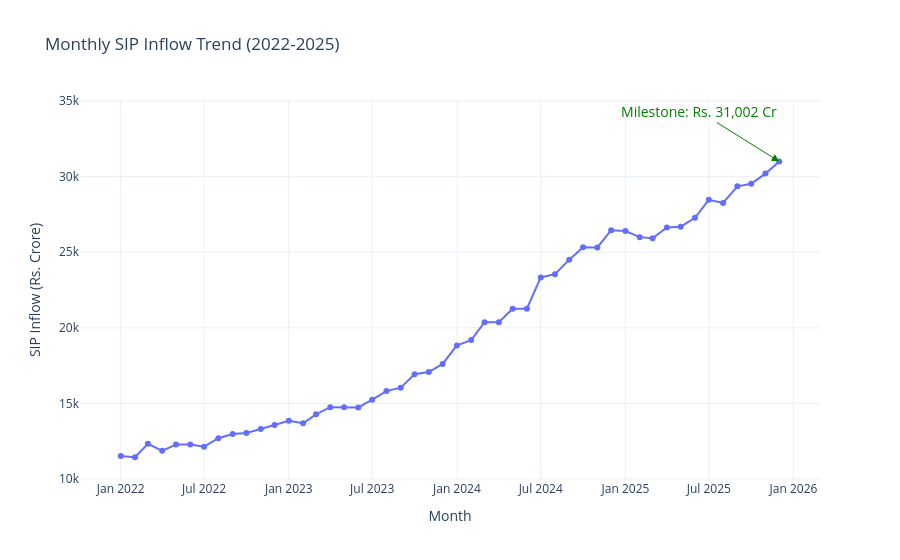

The notebook cell saved with this chart:
### Markdown cell above
## Task 3: SIP Inflow Trend
- Plotly line chart of Monthly SIP inflow (Jan 2022 - Dec 2025)
- Mark the Rs.31,002 Cr milestone (Dec 2025).

### Code cell
import pandas as pd
import plotly.express as px
from pathlib import Path

# Robustly resolve project root
project_root = Path.cwd()
if project_root.name == 'notebooks':
    project_root = project_root.parent

# Load SIP inflow data
sip_path = project_root / "data" / "processed" / "clean_monthly_sip_inflows.csv"
sip_df = pd.read_csv(sip_path)

# Ensure month column is datetime for proper plotting
sip_df['month'] = pd.to_datetime(sip_df['month'])

# Create Plotly line chart
fig_sip = px.line(
    sip_df, 
    x='month', 
    y='sip_inflow_crore', 
    title='Monthly SIP Inflow Trend (2022-2025)',
    labels={'month': 'Month', 'sip_inflow_crore': 'SIP Inflow (Rs. Crore)'},
    markers=True
)

# Mark the Rs. 31,002 Cr milestone (Dec 2025)
fig_sip.add_annotation(
    x='2025-12-01', 
    y=31002,
    text="Milestone: Rs. 31,002 Cr",
    showarrow=True,
    arrowhead=2,
    arrowsize=1.5,
    ax=-80,
    ay=-50,
    font=dict(color="green", size=14),
    arrowcolor="green"
)

fig_sip.update_layout(
    template='plotly_white',
    hovermode='x unified'
)

# Save the chart as PNG only (converted path to string to prevent older Plotly version errors)
reports_dir = project_root / "reports"
reports_dir.mkdir(exist_ok=True)
fig_sip.write_image(str(reports_dir / "sip_inflow_trend.png"), width=1000, height=600, scale=2)

fig_sip.show()

### Figure 1 — Plotly figure (JSON) as saved in the notebook; plotly's stock layout.template omitted (floating-point values rounded to 4 significant figures)
{"data": [{"hovertemplate": "Month=%{x}<br>SIP Inflow (Rs. Crore)=%{y}<extra></extra>", "legendgroup": "", "line": {"color": "#636efa", "dash": "solid"}, "marker": {"symbol": "circle"}, "mode": "lines+markers", "name": "", "orientation": "v", "showlegend": false, "type": "scatter", "x": ["2022-01-01T00:00:00", "2022-02-01T00:00:00", "2022-03-01T00:00:00", "2022-04-01T00:00:00", "2022-05-01T00:00:00", "2022-06-01T00:00:00", "2022-07-01T00:00:00", "2022-08-01T00:00:00", "2022-09-01T00:00:00", "2022-10-01T00:00:00", "2022-11-01T00:00:00", "2022-12-01T00:00:00", "2023-01-01T00:00:00", "2023-02-01T00:00:00", "2023-03-01T00:00:00", "2023-04-01T00:00:00", "2023-05-01T00:00:00", "2023-06-01T00:00:00", "2023-07-01T00:00:00", "2023-08-01T00:00:00", "2023-09-01T00:00:00", "2023-10-01T00:00:00", "2023-11-01T00:00:00", "2023-12-01T00:00:00", "2024-01-01T00:00:00", "2024-02-01T00:00:00", "2024-03-01T00:00:00", "2024-04-01T00:00:00", "2024-05-01T00:00:00", "2024-06-01T00:00:00", "2024-07-01T00:00:00", "2024-08-01T00:00:00", "2024-09-01T00:00:00", "2024-10-01T00:00:00", "2024-11-01T00:00:00", "2024-12-01T00:00:00", "2025-01-01T00:00:00", "2025-02-01T00:00:00", "2025-03-01T00:00:00", "2025-04-01T00:00:00", "2025-05-01T00:00:00", "2025-06-01T00:00:00", "2025-07-01T00:00:00", "2025-08-01T00:00:00", "2025-09-01T00:00:00", "2025-10-01T00:00:00", "2025-11-01T00:00:00", "2025-12-01T00:00:00"], "xaxis": "x", "y": [11517, 11438, 12328, 11863, 12286, 12276, 12140, 12694, 12976, 13040, 13306, 13573, 13856, 13687, 14276, 14749, 14749, 14734, 15245, 15814, 16042, 16928, 17073, 17610, 18838, 19187, 20371, 20371, 21262, 21262, 23332, 23547, 24509, 25323, 25320, 26459, 26400, 25999, 25926, 26632, 26688, 27274, 28464, 28265, 29361, 29529, 30200, 31002], "yaxis": "y"}], "layout": {"annotations": [{"arrowcolor": "green", "arrowhead": 2, "arrowsize": 1.5, "ax": -80, "ay": -50, "font": {"color": "green", "size": 14}, "showarrow": true, "text": "Milestone: Rs. 31,002 Cr", "x": "2025-12-01", "y": 31002}], "hovermode": "x unified", "legend": {"tracegroupgap": 0}, "title": {"text": "Monthly SIP Inflow Trend (2022-2025)"}, "xaxis": {"anchor": "y", "domain": [0, 1], "title": {"text": "Month"}}, "yaxis": {"anchor": "x", "domain": [0, 1], "title": {"text": "SIP Inflow (Rs. Crore)"}}}}
